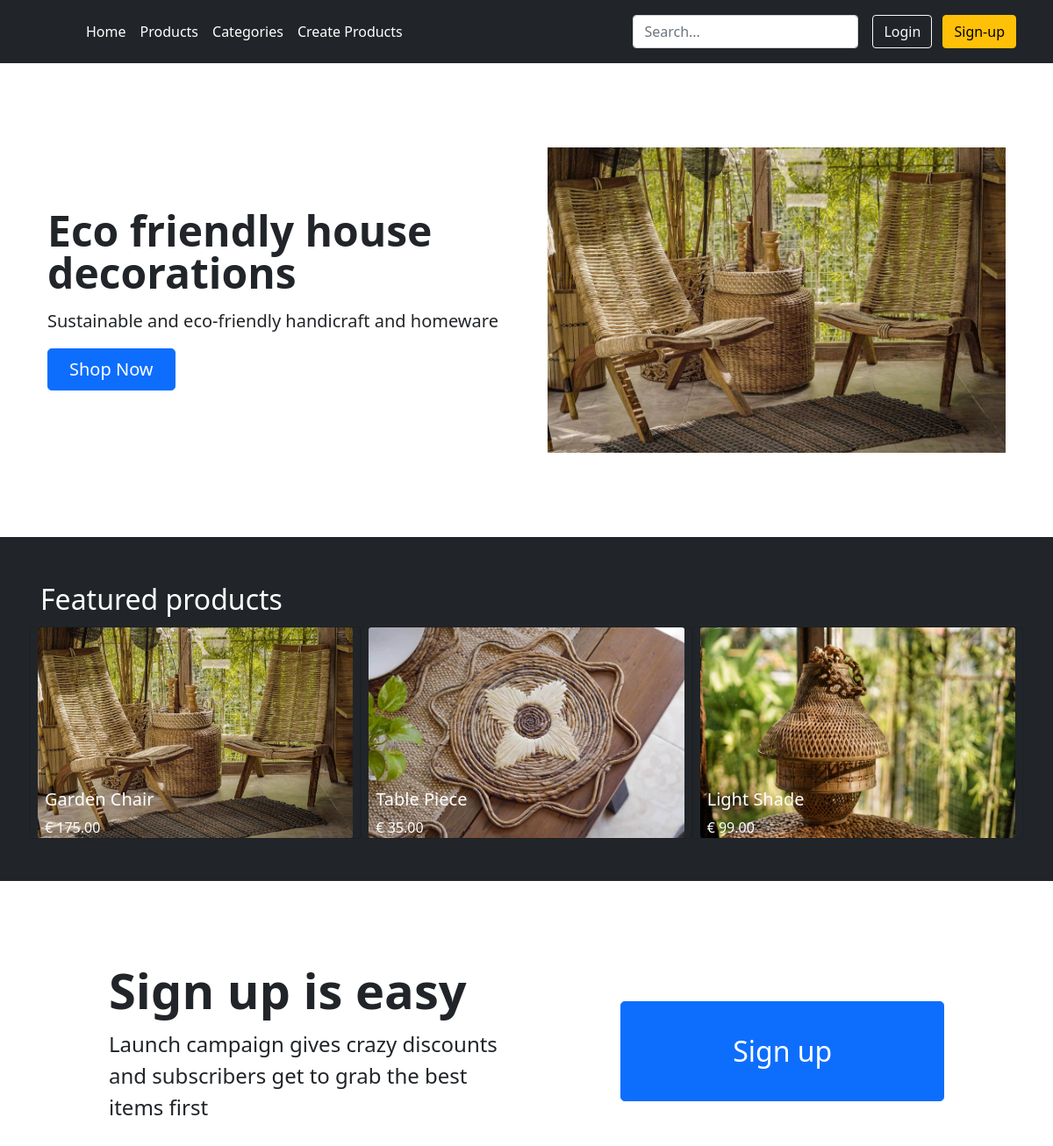
/, run on an earlier commit of the app's database.
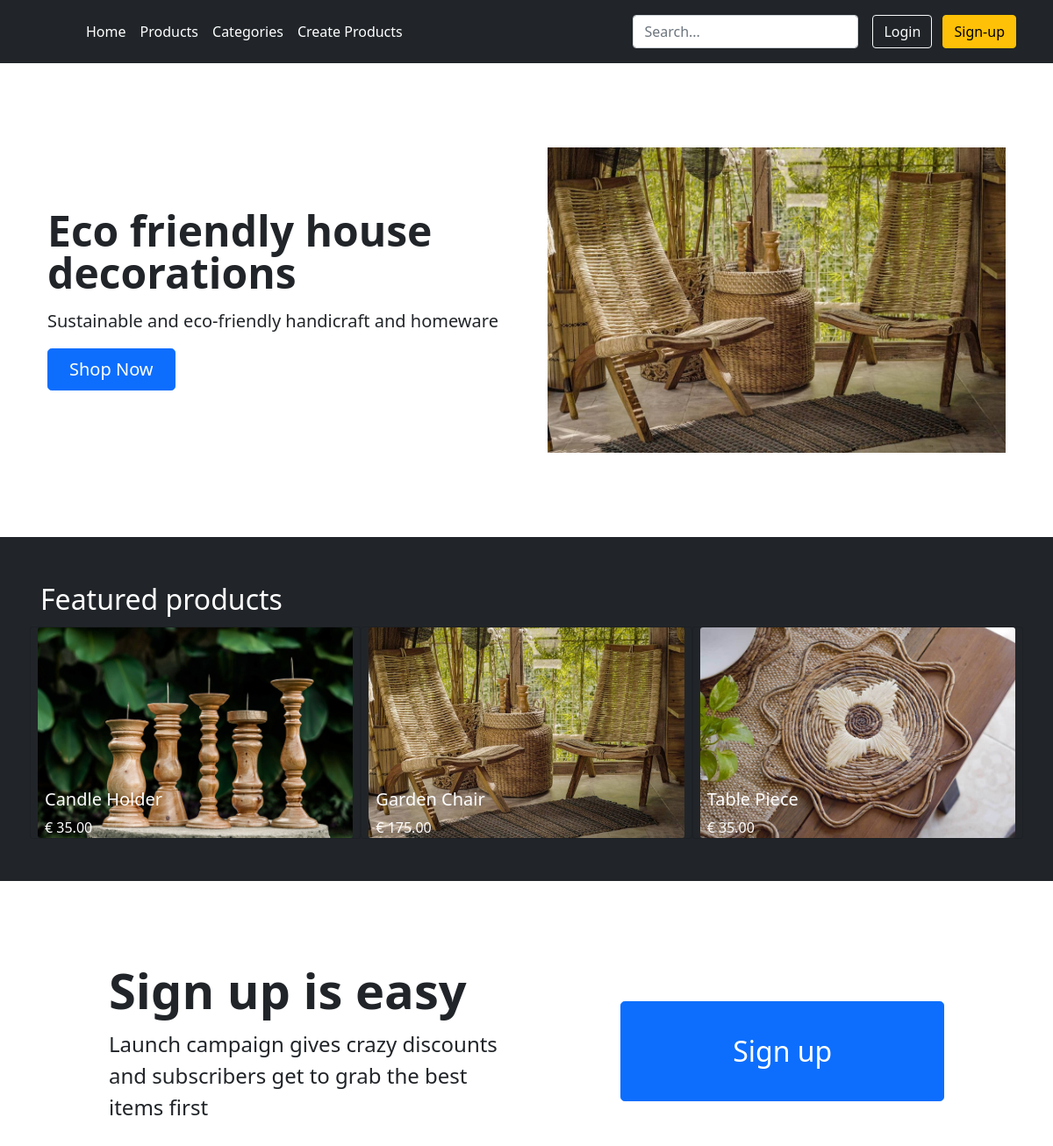
And on a later commit of the database.
### products/models.py (models this page shows, shortened)
class Product(models.Model):
    title = models.CharField(max_length=200)
    description = models.TextField(blank=True)
    image = models.ImageField(upload_to='images/')
    price = models.DecimalField(max_digits=6, decimal_places=2)
    category = models.ForeignKey(Category, related_name='product', on_delete=models.CASCADE)
    slug = models.SlugField(max_length=255)
    quantity = models.IntegerField(default=0)
    is_active = models.BooleanField(default=True)
    created = models.DateTimeField(auto_now_add=True)
    updated = models.DateTimeField(auto_now=True)
    class Meta:
        verbose_name_plural = 'Products'
        ordering = ('-created',)

### storeAnada/views.py (the view)
# urls.py: path('', storeAnada.views.HomeView.as_view(), name='home'),
class HomeView(TemplateView):
	template_name = "store/home.html"
	def get_context_data(self, **kwargs):
		context = super().get_context_data(**kwargs)
		context["products"] = Product.objects.all()[:3]
		return context

### templates/store/home.html (shortened to what this page needs)
{% extends "base.html" %}
{% load static %}
{% block content %}
    <div class="container col-xxl-8 px-4 py-5">
        <div class="row flex-lg-row-reverse align-items-center g-5 py-5">
            <div class="col-10 col-sm-8 col-lg-6">
                <img src="{% static "/images/chairs.jpg" %}" class="d-block mx-lg-auto img-fluid" alt="Anada Chairs"
                     width="700" height="500" loading="lazy">
            </div>
            <div class="col-lg-6">
                <h1 class="display-5 fw-bold lh-1 mb-3">Eco friendly house decorations</h1>
                <p class="lead">
                    Sustainable and eco-friendly handicraft and homeware
                </p>
                <div class="d-grid gap-2 d-md-flex justify-content-md-start">
                    <a href="{% url 'product-list' %}"><button type="button" class="btn btn-primary btn-lg px-4 me-md-2">Shop Now</button></a>
                </div>
            </div>
        </div>
    </div>
    <div class="album py-5 bg-dark">
        <div class="container text-white">
        <h2 class="p-1">Featured products</h2>
            <div class="row row-cols-1 row-cols-sm-2 row-cols-md-3 g-3 text-black">
                {% for product in  products %}
                <div class="card bg-dark text-white">
                    <a href="{% url 'product-detail' pk=product.pk %}">
                  <img class="card-img" src="/media/{{ product.image }}" alt="{{ product.title }}">
                        </a>
                  <div class="card-img-overlay" style="top: 70%">
                    <h5 class="card-title">{{ product.title }}</h5>
                    <p class="card-text">€ {{ product.price}}</p>
                  </div>
                </div>
                {% endfor %}
            </div>
        </div>
    </div>
    <div class="container col-xl-10 col-xxl-8 px-4 py-5">
    <div class="row align-items-center g-lg-5 py-5">
      <div class="col-lg-7 text-center text-lg-start">
        <h2 class="display-4 fw-bold lh-1 mb-3">Sign up is easy</h2>
        <p class="col-lg-10 fs-4">Launch campaign gives crazy discounts and subscribers get to grab the best items first</p>
      </div>
      <div class="col-md-10 mx-auto col-lg-5">
          <a href="{% url 'sign-up'%}"><button class="w-100 btn btn-lg btn-primary" type="submit" style="padding: 1em; font-size: 2em">Sign up</button></a>
      </div>
    </div>
  </div>
{% endblock %}

What changed in the data, as far as the page shows it:
no longer on this page (row unchanged): Product: image (picture), title "Light Shade", price "99.00"
added Product: image (picture), title "Candle Holder", price "35.00"
